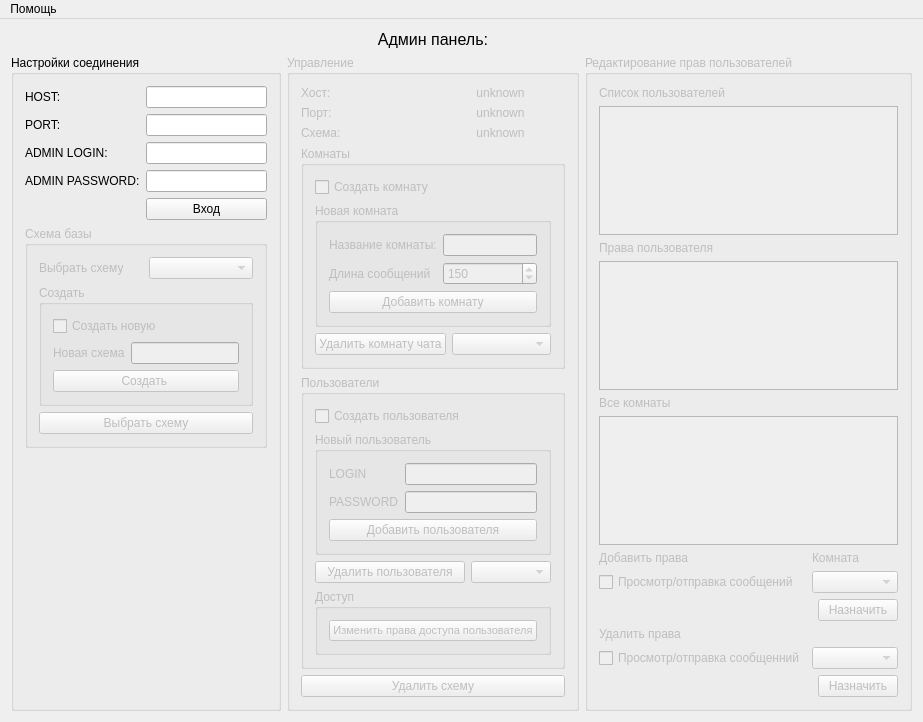
<?xml version="1.0" encoding="UTF-8"?>
<ui version="4.0">
 <class>MainWindow</class>
 <widget class="QMainWindow" name="MainWindow">
  <property name="geometry">
   <rect>
    <x>0</x>
    <y>0</y>
    <width>855</width>
    <height>637</height>
   </rect>
  </property>
  <property name="windowTitle">
   <string>MainWindow</string>
  </property>
  <property name="styleSheet">
   <string notr="true"/>
  </property>
  <widget class="QWidget" name="centralWidget">
   <layout class="QGridLayout" name="gridLayout_4">
    <item row="1" column="1">
     <widget class="QGroupBox" name="groupBox">
      <property name="enabled">
       <bool>false</bool>
      </property>
      <property name="styleSheet">
       <string notr="true"/>
      </property>
      <property name="title">
       <string>Управление</string>
      </property>
      <layout class="QGridLayout" name="gridLayout">
       <item row="2" column="0">
        <widget class="QLabel" name="label_8">
         <property name="text">
          <string>Схема:</string>
         </property>
        </widget>
       </item>
       <item row="0" column="1">
        <widget class="QLabel" name="label_11">
         <property name="text">
          <string>unknown</string>
         </property>
         <property name="alignment">
          <set>Qt::AlignCenter</set>
         </property>
        </widget>
       </item>
       <item row="0" column="0">
        <widget class="QLabel" name="label_9">
         <property name="text">
          <string>Хост:</string>
         </property>
        </widget>
       </item>
       <item row="1" column="0">
        <widget class="QLabel" name="label_10">
         <property name="text">
          <string>Порт:</string>
         </property>
        </widget>
       </item>
       <item row="2" column="1">
        <widget class="QLabel" name="label_13">
         <property name="text">
          <string>unknown</string>
         </property>
         <property name="alignment">
          <set>Qt::AlignCenter</set>
         </property>
        </widget>
       </item>
       <item row="1" column="1">
        <widget class="QLabel" name="label_12">
         <property name="text">
          <string>unknown</string>
         </property>
         <property name="alignment">
          <set>Qt::AlignCenter</set>
         </property>
        </widget>
       </item>
       <item row="3" column="0" colspan="2">
        <widget class="QGroupBox" name="groupBox_2">
         <property name="title">
          <string>Комнаты</string>
         </property>
         <layout class="QGridLayout" name="gridLayout_2">
          <item row="2" column="0">
           <widget class="QPushButton" name="pushButton_2">
            <property name="text">
             <string>Удалить комнату чата</string>
            </property>
           </widget>
          </item>
          <item row="0" column="0">
           <widget class="QCheckBox" name="checkBox_2">
            <property name="text">
             <string>Создать комнату</string>
            </property>
           </widget>
          </item>
          <item row="2" column="1">
           <widget class="QComboBox" name="comboBox_2"/>
          </item>
          <item row="1" column="0" colspan="2">
           <widget class="QGroupBox" name="groupBox_7">
            <property name="enabled">
             <bool>false</bool>
            </property>
            <property name="title">
             <string>Новая комната</string>
            </property>
            <layout class="QGridLayout" name="gridLayout_8">
             <item row="0" column="0">
              <widget class="QLabel" name="label_14">
               <property name="text">
                <string>Название комнаты:</string>
               </property>
              </widget>
             </item>
             <item row="0" column="1">
              <widget class="QLineEdit" name="lineEdit_6"/>
             </item>
             <item row="2" column="0" colspan="2">
              <widget class="QPushButton" name="pushButton">
               <property name="text">
                <string>Добавить комнату</string>
               </property>
              </widget>
             </item>
             <item row="1" column="0">
              <widget class="QLabel" name="label_15">
               <property name="text">
                <string>Длина сообщений</string>
               </property>
              </widget>
             </item>
             <item row="1" column="1">
              <widget class="QSpinBox" name="spinBox">
               <property name="minimum">
                <number>1</number>
               </property>
               <property name="maximum">
                <number>999</number>
               </property>
               <property name="value">
                <number>150</number>
               </property>
              </widget>
             </item>
            </layout>
           </widget>
          </item>
         </layout>
        </widget>
       </item>
       <item row="5" column="0" colspan="2">
        <widget class="QGroupBox" name="groupBox_3">
         <property name="title">
          <string>Пользователи</string>
         </property>
         <layout class="QGridLayout" name="gridLayout_3">
          <item row="4" column="1">
           <widget class="QComboBox" name="comboBox_3"/>
          </item>
          <item row="4" column="0">
           <widget class="QPushButton" name="pushButton_4">
            <property name="text">
             <string>Удалить пользователя</string>
            </property>
           </widget>
          </item>
          <item row="0" column="0">
           <widget class="QCheckBox" name="checkBox_3">
            <property name="text">
             <string>Создать пользователя</string>
            </property>
           </widget>
          </item>
          <item row="5" column="0" colspan="2">
           <widget class="QGroupBox" name="groupBox_9">
            <property name="title">
             <string>Доступ</string>
            </property>
            <layout class="QGridLayout" name="gridLayout_6">
             <item row="0" column="0" colspan="2">
              <widget class="QPushButton" name="pushButton_5">
               <property name="font">
                <font>
                 <pointsize>8</pointsize>
                </font>
               </property>
               <property name="text">
                <string>Изменить права доступа пользователя</string>
               </property>
              </widget>
             </item>
            </layout>
           </widget>
          </item>
          <item row="1" column="0" colspan="2">
           <widget class="QGroupBox" name="groupBox_8">
            <property name="enabled">
             <bool>false</bool>
            </property>
            <property name="title">
             <string>Новый пользователь</string>
            </property>
            <layout class="QGridLayout" name="gridLayout_9">
             <item row="1" column="2">
              <widget class="QLineEdit" name="lineEdit_7"/>
             </item>
             <item row="2" column="2">
              <widget class="QLineEdit" name="lineEdit_8">
               <property name="echoMode">
                <enum>QLineEdit::Password</enum>
               </property>
              </widget>
             </item>
             <item row="1" column="1">
              <widget class="QLabel" name="label_16">
               <property name="text">
                <string>LOGIN</string>
               </property>
              </widget>
             </item>
             <item row="2" column="1">
              <widget class="QLabel" name="label_17">
               <property name="text">
                <string>PASSWORD</string>
               </property>
              </widget>
             </item>
             <item row="3" column="1" colspan="2">
              <widget class="QPushButton" name="pushButton_3">
               <property name="text">
                <string>Добавить пользователя</string>
               </property>
              </widget>
             </item>
            </layout>
           </widget>
          </item>
         </layout>
        </widget>
       </item>
       <item row="6" column="0" colspan="2">
        <widget class="QPushButton" name="pushButton_9">
         <property name="text">
          <string>Удалить схему</string>
         </property>
        </widget>
       </item>
      </layout>
     </widget>
    </item>
    <item row="1" column="0">
     <widget class="QGroupBox" name="groupBox_4">
      <property name="sizePolicy">
       <sizepolicy hsizetype="Minimum" vsizetype="Minimum">
        <horstretch>0</horstretch>
        <verstretch>0</verstretch>
       </sizepolicy>
      </property>
      <property name="styleSheet">
       <string notr="true"/>
      </property>
      <property name="title">
       <string>Настройки соединения</string>
      </property>
      <layout class="QFormLayout" name="formLayout_2">
       <item row="0" column="0">
        <widget class="QLabel" name="label_2">
         <property name="text">
          <string>HOST:</string>
         </property>
        </widget>
       </item>
       <item row="0" column="1">
        <widget class="QLineEdit" name="lineEdit">
         <property name="text">
          <string/>
         </property>
        </widget>
       </item>
       <item row="1" column="0">
        <widget class="QLabel" name="label_5">
         <property name="text">
          <string>PORT:</string>
         </property>
        </widget>
       </item>
       <item row="1" column="1">
        <widget class="QLineEdit" name="lineEdit_3">
         <property name="text">
          <string/>
         </property>
        </widget>
       </item>
       <item row="2" column="0">
        <widget class="QLabel" name="label_4">
         <property name="text">
          <string>ADMIN LOGIN:</string>
         </property>
        </widget>
       </item>
       <item row="2" column="1">
        <widget class="QLineEdit" name="lineEdit_4">
         <property name="text">
          <string/>
         </property>
        </widget>
       </item>
       <item row="3" column="0">
        <widget class="QLabel" name="label_6">
         <property name="text">
          <string>ADMIN PASSWORD:</string>
         </property>
        </widget>
       </item>
       <item row="3" column="1">
        <widget class="QLineEdit" name="lineEdit_5">
         <property name="text">
          <string/>
         </property>
         <property name="echoMode">
          <enum>QLineEdit::Password</enum>
         </property>
        </widget>
       </item>
       <item row="4" column="1">
        <widget class="QPushButton" name="pushButton_7">
         <property name="text">
          <string>Вход</string>
         </property>
        </widget>
       </item>
       <item row="5" column="0" colspan="2">
        <widget class="QGroupBox" name="groupBox_5">
         <property name="enabled">
          <bool>false</bool>
         </property>
         <property name="styleSheet">
          <string notr="true"/>
         </property>
         <property name="title">
          <string>Схема базы</string>
         </property>
         <layout class="QGridLayout" name="gridLayout_5">
          <item row="0" column="1">
           <widget class="QComboBox" name="comboBox"/>
          </item>
          <item row="6" column="0" colspan="2">
           <widget class="QPushButton" name="pushButton_8">
            <property name="text">
             <string>Выбрать схему</string>
            </property>
           </widget>
          </item>
          <item row="0" column="0">
           <widget class="QLabel" name="label_7">
            <property name="text">
             <string>Выбрать схему</string>
            </property>
           </widget>
          </item>
          <item row="1" column="0" colspan="2">
           <widget class="QGroupBox" name="groupBox_6">
            <property name="title">
             <string>Создать</string>
            </property>
            <layout class="QFormLayout" name="formLayout">
             <item row="2" column="0">
              <widget class="QLabel" name="label_3">
               <property name="enabled">
                <bool>false</bool>
               </property>
               <property name="text">
                <string>Новая схема</string>
               </property>
              </widget>
             </item>
             <item row="2" column="1">
              <widget class="QLineEdit" name="lineEdit_2">
               <property name="enabled">
                <bool>false</bool>
               </property>
              </widget>
             </item>
             <item row="3" column="0" colspan="2">
              <widget class="QPushButton" name="pushButton_6">
               <property name="enabled">
                <bool>false</bool>
               </property>
               <property name="text">
                <string>Создать </string>
               </property>
              </widget>
             </item>
             <item row="1" column="0" colspan="2">
              <widget class="QCheckBox" name="checkBox">
               <property name="text">
                <string>Создать новую</string>
               </property>
              </widget>
             </item>
            </layout>
           </widget>
          </item>
         </layout>
        </widget>
       </item>
      </layout>
     </widget>
    </item>
    <item row="0" column="1">
     <widget class="QLabel" name="label">
      <property name="sizePolicy">
       <sizepolicy hsizetype="Preferred" vsizetype="Fixed">
        <horstretch>0</horstretch>
        <verstretch>0</verstretch>
       </sizepolicy>
      </property>
      <property name="font">
       <font>
        <pointsize>12</pointsize>
       </font>
      </property>
      <property name="text">
       <string>Админ панель:</string>
      </property>
      <property name="alignment">
       <set>Qt::AlignHCenter|Qt::AlignTop</set>
      </property>
     </widget>
    </item>
    <item row="1" column="2">
     <widget class="QGroupBox" name="groupBox_10">
      <property name="enabled">
       <bool>false</bool>
      </property>
      <property name="title">
       <string>Редактирование прав пользователей</string>
      </property>
      <layout class="QGridLayout" name="gridLayout_7">
       <item row="9" column="0">
        <widget class="QLabel" name="label_18">
         <property name="text">
          <string>Добавить права</string>
         </property>
        </widget>
       </item>
       <item row="15" column="0" colspan="2">
        <widget class="QLabel" name="label_19">
         <property name="text">
          <string>Удалить права</string>
         </property>
        </widget>
       </item>
       <item row="12" column="0">
        <widget class="QCheckBox" name="checkBox_4">
         <property name="text">
          <string>Просмотр/отправка сообщений</string>
         </property>
        </widget>
       </item>
       <item row="14" column="2">
        <widget class="QPushButton" name="pushButton_10">
         <property name="text">
          <string>Назначить</string>
         </property>
        </widget>
       </item>
       <item row="2" column="0" colspan="3">
        <widget class="QLabel" name="label_21">
         <property name="text">
          <string>Права пользователя </string>
         </property>
        </widget>
       </item>
       <item row="1" column="0" colspan="3">
        <widget class="QListView" name="listView"/>
       </item>
       <item row="3" column="0" colspan="3">
        <widget class="QListView" name="listView_2"/>
       </item>
       <item row="0" column="0" colspan="2">
        <widget class="QLabel" name="label_20">
         <property name="text">
          <string>Список пользователей</string>
         </property>
        </widget>
       </item>
       <item row="16" column="1" colspan="2">
        <widget class="QComboBox" name="comboBox_5"/>
       </item>
       <item row="17" column="2">
        <widget class="QPushButton" name="pushButton_11">
         <property name="text">
          <string>Назначить</string>
         </property>
        </widget>
       </item>
       <item row="7" column="0" colspan="3">
        <widget class="QListView" name="listView_3"/>
       </item>
       <item row="6" column="0">
        <widget class="QLabel" name="label_22">
         <property name="text">
          <string>Все комнаты</string>
         </property>
        </widget>
       </item>
       <item row="16" column="0">
        <widget class="QCheckBox" name="checkBox_5">
         <property name="text">
          <string>Просмотр/отправка сообщенний</string>
         </property>
        </widget>
       </item>
       <item row="9" column="1" colspan="2">
        <widget class="QLabel" name="label_24">
         <property name="text">
          <string>Комната</string>
         </property>
        </widget>
       </item>
       <item row="12" column="1" colspan="2">
        <widget class="QComboBox" name="comboBox_4"/>
       </item>
      </layout>
     </widget>
    </item>
   </layout>
  </widget>
  <widget class="QMenuBar" name="menuBar">
   <property name="geometry">
    <rect>
     <x>0</x>
     <y>0</y>
     <width>855</width>
     <height>21</height>
    </rect>
   </property>
   <widget class="QMenu" name="menu">
    <property name="title">
     <string>Помощь</string>
    </property>
    <addaction name="action"/>
   </widget>
   <addaction name="menu"/>
  </widget>
  <action name="action">
   <property name="text">
    <string>Справка</string>
   </property>
  </action>
 </widget>
 <layoutdefault spacing="6" margin="11"/>
 <resources/>
 <connections/>
</ui>
